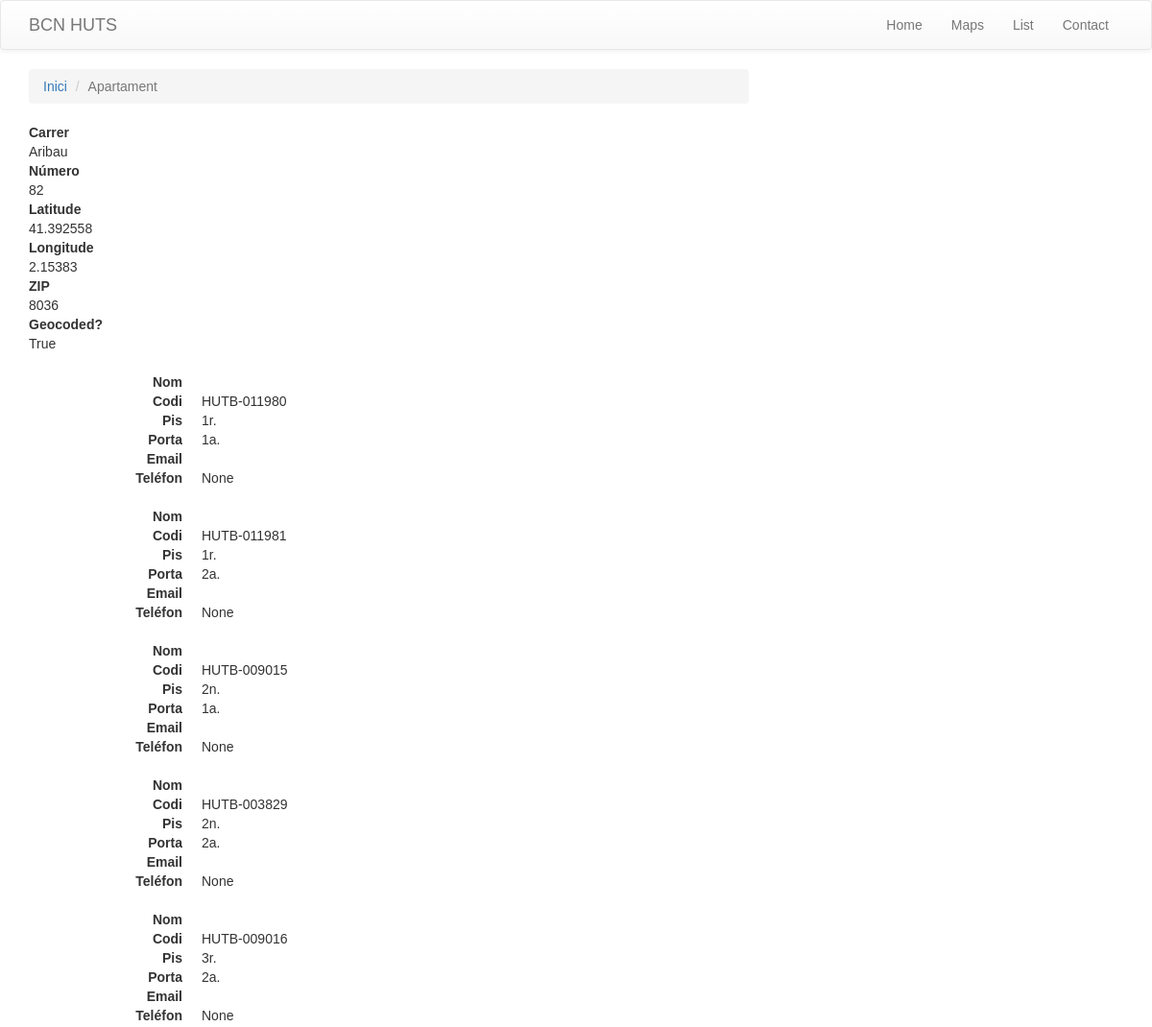
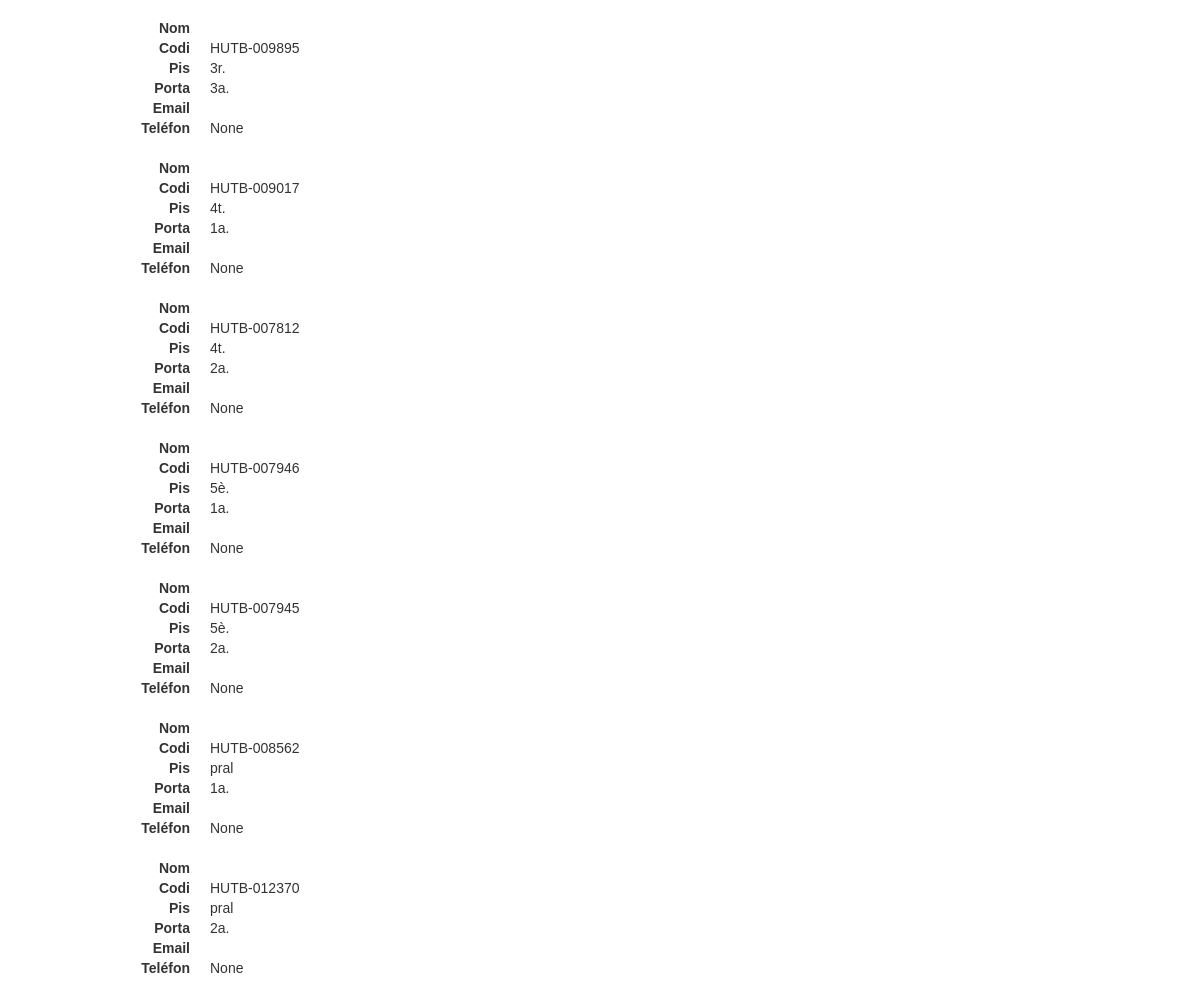
Screenshot of /757/ with the database file from the repository (2 pictures, top to bottom).
### hutsAPI/models.py (models this page shows, shortened)
class Building (models.Model):
    zip = models.IntegerField(null=True)
    latitude = models.FloatField(null = True)
    longitude = models.FloatField(null=True)
    street = models.CharField(max_length=100, null=True, blank = True)
    number = models.CharField(max_length=100, null=True, blank = True)
    bloc = models.CharField(max_length=10, blank=True)
    geocoded = models.BooleanField(default=False)

class Hut(models.Model):
    code = models.CharField(max_length=30)
    DC = models.IntegerField()
    name = models.CharField(max_length=100, blank=True)
    email = models.EmailField(blank=True)
    telefon = models.IntegerField(null=True)
    flat = models.CharField(max_length=10, null=True)
    door = models.CharField(max_length=10, null=True)
    building = models.ForeignKey(Building,related_name='hut', default=0)

### hutsAPI/views.py (the view)
# urls.py: url(r'^(?P<hut_id>[0-9]+)/$', views.detail, name='detail'),
def detail(request, hut_id):
    try:
        building = Building.objects.get(pk=hut_id)
    except Hut.DoesNotExist:
        raise Http404("HUT does not exist")
    return render(request, 'detail.html', {'building': building})

### hutsAPI/templates/detail.html (shortened to what this page needs)
{% extends "base.html" %}
{% load staticfiles %}
{% block content %}
    <ol class="breadcrumb">
      <li><a href="/">Inici</a></li>
        <li class="active">Apartament</li>
    </ol>
    <dl>
        <dt>Carrer</dt>
        <dd>{{building.street}}</dd>
        <dt>Número</dt>
        <dd>{{building.number}}</dd>
        <dt>Latitude</dt>
        <dd>{{building.latitude}}</dd>
        <dt>Longitude</dt>
        <dd>{{building.longitude}}</dd>
        <dt>ZIP</dt>
        <dd>{{building.zip}}</dd>
        <dt>Geocoded?</dt>
        <dd>{{building.geocoded}}</dd>
    </dl>
    {% for hut in building.hut.all %}
    <dl class="dl-horizontal">
        <dt>Nom</dt>
        <dd>{{ hut.name }}</dd>
        <dt>Codi</dt>
        <dd>{{hut.code}}</dd><dt>Pis</dt>
        <dd>{{hut.flat}}</dd>
        <dt>Porta</dt>
        <dd>{{hut.door}}</dd>
        <dt>Email</dt>
        <dd>{{hut.email}}</dd>
        <dt>Teléfon</dt>
        <dd>{{hut.telefon}}</dd>
    </dl>
    {% endfor %}
    <div  id=map></div>
{% endblock content %}

### hutsAPI/templates/detail.html (style rules this page uses)
body { font-family: sans-serif }
#map { width: 500px; height: 300px }

### rows the page displays
Building: street "Aribau", number "82", latitude "41.392558", longitude "2.15383", zip "8036", geocoded "True"
Hut: code "HUTB-011980", flat "1r.", door "1a.", telefon "None"
Hut: code "HUTB-011981", flat "1r.", door "2a.", telefon "None"
Hut: code "HUTB-009015", flat "2n.", door "1a.", telefon "None"
Hut: code "HUTB-003829", flat "2n.", door "2a.", telefon "None"
Hut: code "HUTB-009016", flat "3r.", door "2a.", telefon "None"
Hut: code "HUTB-009895", flat "3r.", door "3a.", telefon "None"
Hut: code "HUTB-009017", flat "4t.", door "1a.", telefon "None"
Hut: code "HUTB-007812", flat "4t.", door "2a.", telefon "None"
Hut: code "HUTB-007946", flat "5è.", door "1a.", telefon "None"
Hut: code "HUTB-007945", flat "5è.", door "2a.", telefon "None"
Hut: code "HUTB-008562", flat "pral", door "1a.", telefon "None"
Hut: code "HUTB-012370", flat "pral", door "2a.", telefon "None"
